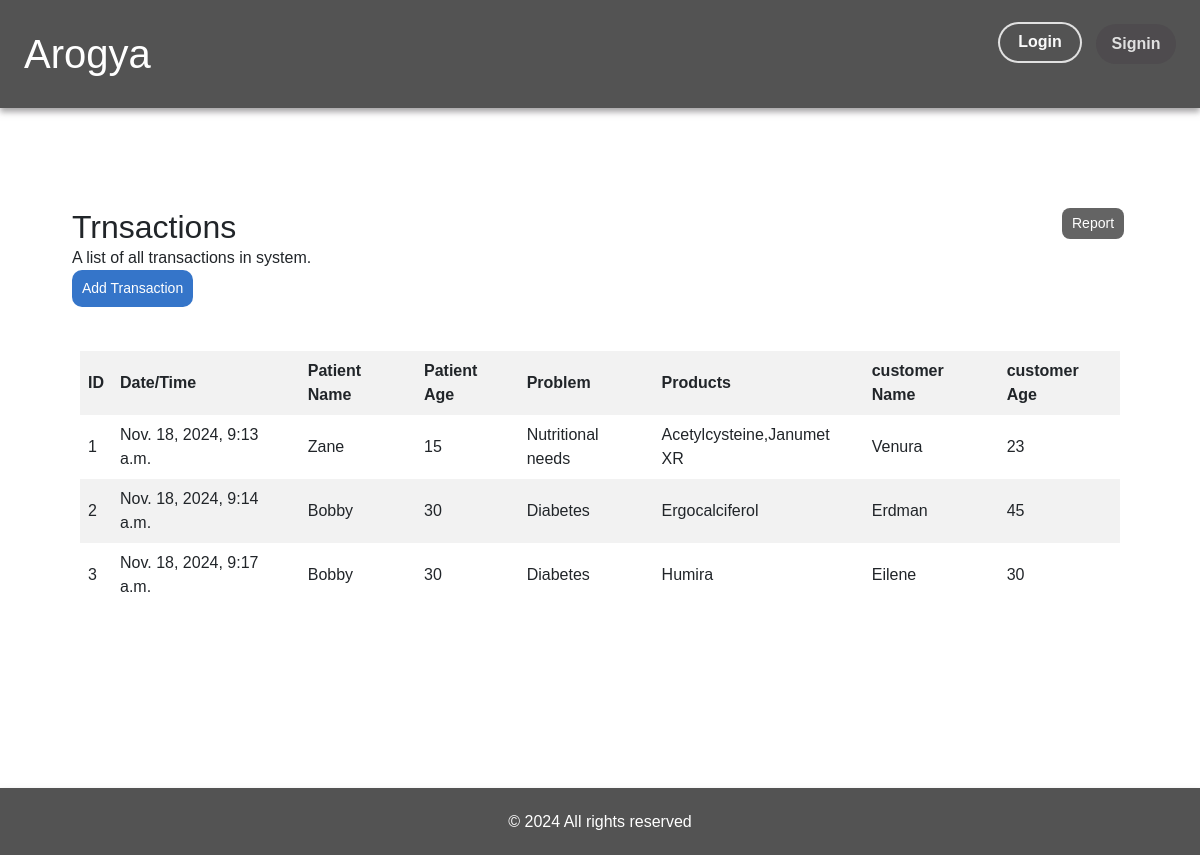
Page /store/transaction_history on the committed database.
### store/models.py (models this page shows)
class NewTransaction(models.Model):
    transaction_id = models.AutoField(primary_key=True)
    datetime = models.DateTimeField(auto_now_add=True)
    patient_name = models.CharField(max_length=50)
    patient_age = models.IntegerField()
    problem = models.CharField(max_length=500)
    products = models.CharField(max_length=500)
    customer_name = models.CharField(max_length=50)
    customer_age = models.IntegerField()

### store/views.py (the view)
# urls.py: path('transaction_history', views.transaction_history, name="transaction_history"),
def transaction_history(request):
    newTransactions = NewTransaction.objects.all()
    return render(request, 'store/transaction_history.html', {'newTransactions':newTransactions})

### store/Templates/store/transaction_history.html
{% extends "store/base.html" %}
{% block content  %}
    <div class="p-3 m-5" style="min-height: 70vh;">
        <div class="p-2 row my-1">
            <div class="col-11">
                <h1 class="fs-2">Trnsactions</h1>
                <p>A list of all transactions in system.</p>
            </div>
            <div class="col pb-3">
                <a href="{% url 'generate_transaction_report' %}" class="genarate-button text-end">Report</a>
            </div>
            <div class="col pb-3">
                <a href="{% url 'transaction_form' %}" class="add-button text-end">Add Transaction</a>
            </div>
        </div>
        <div class="p-3">
            <table>
                <thead>
                    <tr>
                        <th>ID</th>
                        <th>Date/Time</th>
                        <th>Patient Name</th>
                        <th>Patient Age</th>
                        <th>Problem</th>
                        <th>Products</th>
                        <th>customer Name</th>
                        <th>customer Age</th>
                    </tr>
                </thead>
                <tbody>
                    {% for newTransaction in newTransactions %}
                    <tr>
                        <td>{{newTransaction.transaction_id}}</td>
                        <td>{{newTransaction.datetime}}</td>
                        <td>{{newTransaction.patient_name}}</td>
                        <td>{{newTransaction.patient_age}}</td>
                        <td>{{newTransaction.problem}}</td>
                        <td>{{newTransaction.products}}</td>
                        <td>{{newTransaction.customer_name}}</td>
                        <td>{{newTransaction.customer_age}}</td>
                    </tr>
                    {% endfor %}
                </tbody>
            </table>
        </div>
    </div>
{% endblock  %}

### rows in the picture
NewTransaction: transaction_id "1", datetime "Nov. 18, 2024, 9:13 a.m.", patient_name "Zane", patient_age "15", problem "Nutritional needs", products "Acetylcysteine,Janumet XR", customer_name "Venura", customer_age "23"
NewTransaction: transaction_id "2", datetime "Nov. 18, 2024, 9:14 a.m.", patient_name "Bobby", patient_age "30", problem "Diabetes", products "Ergocalciferol", customer_name "Erdman", customer_age "45"
NewTransaction: transaction_id "3", datetime "Nov. 18, 2024, 9:17 a.m.", patient_name "Bobby", patient_age "30", problem "Diabetes", products "Humira", customer_name "Eilene", customer_age "30"
